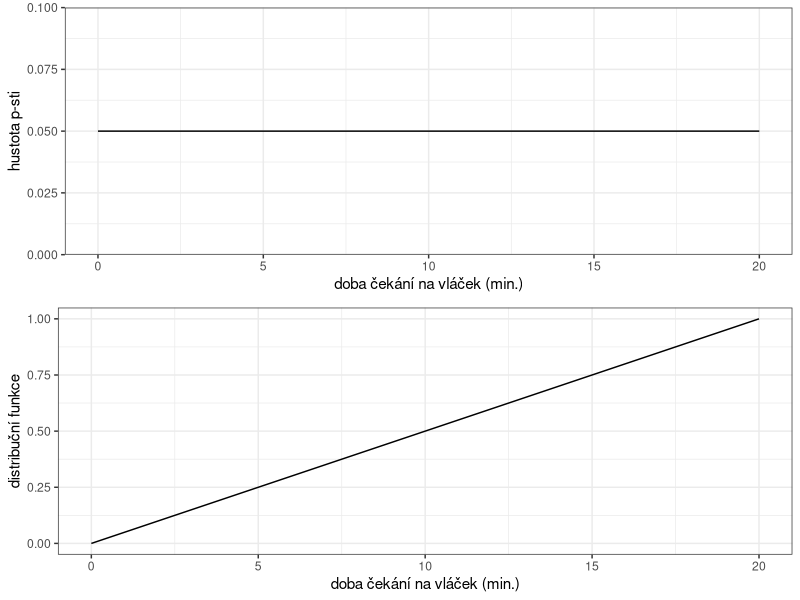
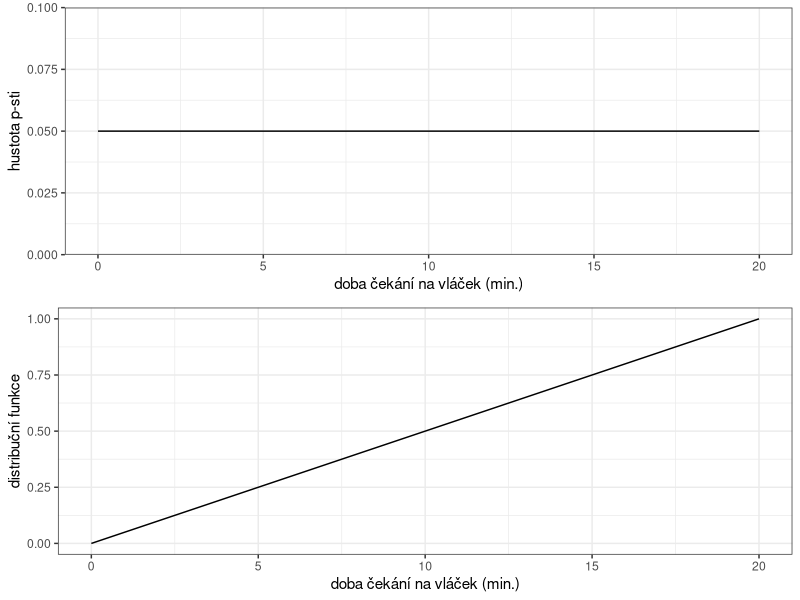

Write R code to recreate these figures, in order. (Note: this script raises an error after producing the figures.)
# ......................................................................................
# ................Cvičení 6 - Vybraná rozdělení spojité náhodné veličiny................
# ................................... Doplňující příklady ..............................
# ........................... Martina Litschmannová, Adéla Vrtková .....................
# ......................................................................................

# Nezobrazuje-li se vám text korektně, nastavte File \ Reopen with Encoding... na UTF-8
# Pro zobrazení obsahu skriptu použijte CTRL+SHIFT+O
# Pro spouštění příkazů v jednotlivých řádcích použijte CTRL+ENTER

library(ggplot2)
library(ggpubr)
library(svglite)

# Příklad 1. ####
# Vláček v zoo vyjíždí ze stanice každých 30 minut. 
# *a)	####
# Určete rozdělení doby čekání na vláček (hustotu pravděpodobnosti i distribuční funkci), 
# grafy obou funkcí načrtněte. 

# X … doba čekání na vláček (min.)
# X ~ Ro(a=0, b=30)

# parametry rozdělení
a = 0
b = 20

x = seq(0,20,0.01)
f = dunif(x,a,b)
F = punif(x,a,b)
data = data.frame(x,f,F) # příprava data.frame

# Generování grafů
a = ggplot(data = data, aes(x = x, y = f)) +
  geom_line() +
  theme_bw() +
  labs(x="doba čekání na vláček (min.)",
       y = "hustota p-sti")
b = ggplot(data = data, aes(x = x, y = F)) +
  geom_line() +
  theme_bw() +
  labs(x="doba čekání na vláček (min.)",
       y = "distribuční funkce")

# Zkombinujeme grafy dle svých představ
ggarrange(a,b,
          nrow = 2)

# Uložíme graf, který je aktuálně vytvořen v graf. okně do pracovního adresáře
ggsave("SNV_priklad1.svg",
       width = 15, height = 10,
       unit = "cm")

# *b)	####
# P(X>5)=1-P(X<=5)
1-punif(5,a,b)

# Příklad 2. ####
# Náhodná veličina popisující délku těhotenství ženy (ve dnech) 
# má normální rozdělení se střední hodnotou 266 dní a směrodatnou odchylkou 16 dní.

# *a)	####
# Načrtněte graf hustoty pravděpodobnosti uvažované náhodné veličiny.
# X ... délka těhotenství (dny)
# X~N(µ = 266, σ = 16)

# parametry rozdělení
mu = 266
sigma = 16

x = seq(mu-3.5*sigma,mu+3.5*sigma,0.01)
f = dnorm(x,mu,sigma)
data = data.frame(x,f) # příprava data.frame

# Generování grafu
ggplot(data = data, aes(x = x, y = f)) +
  geom_line() +
  theme_bw() +
  labs(x="délka těhotenství (dny)",
       y = "hustota p-sti")

# Uložíme graf, který je aktuálně vytvořen v graf. okně do pracovního adresáře
ggsave("SNV_priklad2.svg",
       width = 15, height = 5,
       unit = "cm")

# *b)	####
# U kolika procent žen je délka těhotenství nejvýše 246 dní?

# P(X<=246)
pnorm(246,mu,sigma)

# *c)	####
# U kolika procent žen je délka těhotenství v rozmezí 250-282 dní? 

# P(250<=X<=282)  - SNV, tj. ostrá/neostrá nerovnost nehraje roli
pnorm(282,mu,sigma)-pnorm(250,mu,sigma)

# *d)	####
# Jaká délka těhotenství je překročena maximálně u 10 % žen?

# P(X>T) = 0,1 -> P(X<T) = 0,9 - SNV, tj. ostrá/neostrá nerovnost nehraje roli
# Tj. hledáme 90% kvantil
qnorm(0.9,mu,sigma)

# *e)	####
# Určete dolní kvartil a horní kvartil dané náhodné veličiny. Slovně je interpretujte.

qnorm(0.25,mu,sigma)
# Čtvrtina žen vykazuje délku těhotenství kratší než 255 dní.

qnorm(0.75,mu,sigma)
# Tři čtvrtiny žen vykazují délku těhotenství kratší než 277 dní.

# Příklad 3. ####
# Uvažujte náhodnou veličinu popisující délku remise (měsíce) onkologických pacientů, 
# která má exponenciální rozdělení se střední hodnotou 1 rok.

# *a)	####
# Načrtněte grafy hustoty p-sti a distribuční funkce uvažované náhodné veličiny.
# X ... délka remise (měsíce)
# X~Exp(lambda = 1/12) - E(X) = 12 = 1/lambda

# parametry rozdělení
lambda = 1/12

x = seq(0,45,0.01)
f = dexp(x,lambda)
F = pexp(x,lambda)
data = data.frame(x,f,F) # příprava data.frame

# Generování grafů
a = ggplot(data = data, aes(x = x, y = f)) +
  geom_line() +
  theme_bw() +
  labs(x="délka remise (měsíce)",
       y = "hustota p-sti")
b = ggplot(data = data, aes(x = x, y = F)) +
  geom_line() +
  theme_bw() +
  labs(x="délka remise (měsíce)",
       y = "distribuční funkce")

# Zkombinujeme grafy dle svých představ
ggarrange(a,b,
          nrow = 2)

# Uložíme graf, který je aktuálně vytvořen v graf. okně do pracovního adresáře
ggsave("SNV_priklad3.svg",
       width = 15, height = 10,
       unit = "cm")

# *b)	####
# Určete medián dané náhodné veličiny a hodnotu interpretujte.

qexp(0.5,lambda)
# Polovina pacientů má dobu remise kratší než 8,3 měsíce.

# *d)	####
# Jakou dobu remise překročí pouze 10 % daných onkologických pacientů?

# P(X>T)=0,1 -> P(X<T)=0,9, tj.hledáme 90% kvantil
qexp(0.9,lambda)

# *e)	####
# Jaká je pravděpodobnost, že remise bude trvat alespoň dva roky? 

# P(X>24) = 1 - P(X<24) - POZOR! Modelujeme délku remise v měsících!
1-pexp(24,lambda)

# Příklad 4. ####
# Rychlost větru (m/s) má Weibullovo rozdělení s parametrem tvaru 2 
# a parametrem měřítka 7.

# *a)	####
# Načrtněte graf hustoty pravděpodobnosti a distribuční funkce.
# X ... rychlost větru (m/s)
# X~Wb(shape = 2, scale = 7)

# parametry rozdělení
shape = 2
scale = 7

x = seq(0,20,0.01)
f = dweibull(x,shape = shape, scale = scale)
F = pweibull(x,shape = shape, scale = scale)
data = data.frame(x,f,F) # příprava data.frame

# Generování grafů
a = ggplot(data = data, aes(x = x, y = f)) +
  geom_line() +
  theme_bw() +
  labs(x="rychlost větru (m/s)",
       y = "hustota p-sti")
b = ggplot(data = data, aes(x = x, y = F)) +
  geom_line() +
  theme_bw() +
  labs(x="rychlost větru (m/s)",
       y = "distribuční funkce")

# Zkombinujeme grafy dle svých představ
ggarrange(a,b,
          nrow = 2)

# Uložíme graf, který je aktuálně vytvořen v graf. okně do pracovního adresáře
ggsave("SNV_priklad4.svg",
       width = 15, height = 10,
       unit = "cm")

# *b)	####
# Jaká je pravděpodobnost, že rychlost větru překročí 9 m/s? 

# P(X>9) = 1-P(X<9)
1 - pweibull(9,shape = shape, scale = scale)

# *c)	####
# Jaká je pravděpodobnost, že rychlost větru dosáhne 5. stupně 
# Beaufortovy stupnice (tj. 8,0 m/s až 10,7 m/s)?

# P(8,0<=X<=10,7)
pweibull(10.7,shape = shape, scale = scale) - pweibull(8,shape = shape, scale = scale)

qnorm(0.25, 266,16)
qexp (0.5,1/12)
1-pexp(24,1/12)
1-pweibull(9, scale = 7, shape = 2)
pweibull(10.7, scale = 7, shape = 2)-pweibull(8, scale = 7, shape = 2)
pweibull(10.7, scale = 7, shape = 2)-pweibull(8.0, scale = 7, shape = 2)
pnorm(2.4,0,3)-pnorm(0,0,3)
1-pbinom(0,3,0.288)
# *d)	####
# Vítr pohybuje silnějšími větvemi, telegrafní dráty sviští, používání deštníku 
# se stává obtížným. To odpovídá tomu, že vítr má rychlost v rozmezí 
# 10,8 m/s až 13,8 m/s (6. stupeň Beaufortovy stupnice). S jakou pravděpodobnosti 
# rychlost větru překročila 12,0 m/s?

# P(X>12 | 10,8<=X<=13,8) = 
# = P(X>12 & 10,8<=X<=13,8)/P(10,8<=X<=13,8) =
# = P(12<=X<=13,8)/P(10,8<=X<=13,8)

# P(12<=X<=13,8)


citatel = pweibull(13.8,shape = shape, scale = scale) - pweibull(12,shape = shape, scale = scale)

# P(10,8<=X<=13,8)
jmenovatel = pweibull(13.8,shape = shape, scale = scale) - pweibull(10.8,shape = shape, scale = scale)

# P(12<=X<=13,8)/P(10,8<=X<=13,8)
citatel/jmenovatel

# Příklad 5. ####
# Výsledky měření jsou zatíženy jen normálně rozdělenou chybou 
# s nulovou střední hodnotou a se směrodatnou odchylkou 3 mm. 

# *a)	####
# Načrtněte graf hustoty pravděpodobnosti chyby měření.

# X ... chyba měření (mm)
# X~N(mu = 0,sigma = 3)

# parametry rozdělení
mu = 0
sigma = 3

x = seq(mu-3.5*sigma,mu+3.5*sigma,0.01)
f = dnorm(x,mu,sigma)
data = data.frame(x,f) # příprava data.frame

# Generování grafu
ggplot(data = data, aes(x = x, y = f)) +
  geom_line() +
  theme_bw() +
  labs(x="chyba měření (mm)",
       y = "hustota p-sti")

# Uložíme graf, který je aktuálně vytvořen v graf. okně do pracovního adresáře
ggsave("SNV_priklad5.svg",
       width = 15, height = 5,
       unit = "cm")

# *b)	####
# S jakou pravděpodobností bude chyba měření v rozsahu 0,0 mm až 2,4 mm?

# P(0,0<=X<=2,4)
pnorm(2.4,mu,sigma)-pnorm(0,mu,sigma)

# *c)	####
# Jaká velikost chyby měření nebude překročena s pravděpodobností 80 %?

# P(|X|<T)=0,8 -> P(-T<X<T) = 0,8
# Vzhledem k symetrii rozdělení: P(0<X<T)=0,4 -> P(X>T) = 0,1
# Tj. hledáme 90% kvantil
qnorm(0.9,mu,sigma)

# Kontrola: P(-3,9<X<3,9) - máme-li zajistit, že s min. 80% p-stí bude chyba 
# měření uvnitř daného intervalu, musíme zaokrouhlit nahoru
pnorm(3.9,mu,sigma)-pnorm(-3.9,mu,sigma)

# *d)	####
# Jaká je pravděpodobnost, že při 3 měřeních bude alespoň jednou chyba měření 
# v intervalu (0,0 mm; 2,4 mm)?

# Y ... počet chyb měření (ze 3), které budou v intervalu (0,0 mm; 2,4 mm)
# Y~Bi(n = 3,p = ?)

# Nutno dopočítat p-st, že chyba bude v intervalu (0,0 mm; 2,4 mm)
# P(0,0<=X<=2,4)
p = pnorm(2.4,mu,sigma)-pnorm(0,mu,sigma)
p
# Nyní se můžeme vrátit k položené otázce
# Y~Bi(n = 3,p = 0.288)

# parametry rozdělení
n = 3
p

# P(Y>=1) = 1-P(Y<1) = 1-P(Y=0) # Pozor! Modelujeme DNV - na ostré/neostré nerovnosti záleží
1-dbinom(0,n,p)

# *e)	####
# S jakou pravděpodobností budeme muset uskutečnit alespoň 5 měření do chvíle, 
# než detekujeme chybu měření větší než 3 mm?

# Z ... počet měření do chvíle, kdy bude detekována chyba měření větší než 3 mmm
# Z~NB(k = 1,p = ?)

# Nutno dopočítat p-st, že chyba měření bude větší než 3 mm
# P(X>3)
p = 1 - pnorm(3,mu,sigma)
p
# Nyní se můžeme vrátit k položené otázce
# Z~NB(k = 1,p = 0.159)

# parametry rozdělení
k = 1
p

# P(Z>=5) = 1-P(Z<5) = 1-P(Z<=4) # Pozor! U neg. binom.NV musíme převést na "počet neúspěchů před k. tým úspěchem".
1-pnbinom(4-k,k,p)
